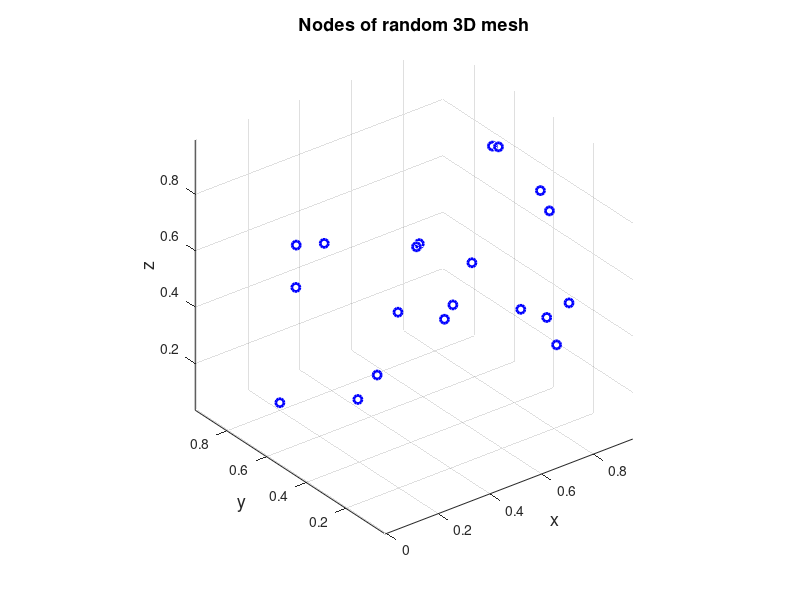

Here is the MATLAB script that generated this plot: (Note: this script raises an error after producing the figure.)
%% Mesh verification of a random 3-dimensional point set

%% Initial data
% Set the random number generator.
rng(1);
%% 
% Set the points defining the region to be meshed.
points=rand(20,3);
%%
% Plot the points defining the region to be meshed.
figure('Name','Nodes of random 3D mesh','NumberTitle','off')
scatter3(points(:,1),points(:,2),points(:,3),...
    'marker','o','MarkerEdgeColor',[0 0 1],'LineWidth',2)
xlabel('x','FontSize',13);
ylabel('y','FontSize',13);
zlabel('z','FontSize',13);
title('Nodes of random 3D mesh','FontSize',13)
axis equal

%% Processing
% Find the Delaunay triangulation of the point set using the new convex
% hull algorithm.
T1=delaunay_nd(points);
%%
% Find the Delaunay triangulation of the point set using the algorithm
% provided by MATLAB.
T2=delaunayn(points);
%% Verification
% *Error check 1: mesh sizes*
%%
% Find the number of elements of the mesh calculated using the new convex
% hull algorithm.
helements=size(T1,1);
%%
% Find the number of elements of the mesh calculated using the algorithm
% provided by MATLAB
celements=size(T2,1);
%%
% Check if the number of elements of the two meshes is the same. If this is
% not the case, throw an error.
if celements~=helements
    error('The number of elements does not match the true solution.');
end
%%
% *Error check 2: duplicate elements*
%%
% $d$ is the dimension of the problem.
d=size(points,2);
%%
% Loop over all elements in pairs, such that each element pair contains two
% different elements. For each pair, the elements of which are defined by
% $d+1$ points each, check if the two elements contain $d+1$ common points.
% If so, this means that the two elements are defined by the same points,
% therefore the two elements of the pair are identical. There must not be
% any duplicate elements, so if a pair is found having two identical
% elements, throw an error.
for i=1:helements
    for j=i+1:helements
        if nnz(ismember(T1(i,:),T1(j,:)))==d+1
            error('Duplicate element.')
        end
    end
end
%%
% *Error check 3: true solution*
%%
% For each element ($i$) of the mesh calculated by the new algorithm, loop
% over all elements ($j$) of the mesh calculated by the algorithm provided
% by MATLAB, and check if the points defining element $i$ and the points
% defining element $i$ are common. This must happen exactly one time, since
% the faces defining the two meshes are unique according to the above check
% 2, and their number is the same according to the above check 1, namely
% the $count$ parameter can take the values $0$ or $1$. If no $j$ th
% element identical to $i$ th element is encountered, then the $count$
% parameter will remain $0$, otherwise it will be set equal to $1$. If the
% $count$ parameter remains equal to $0$, throw an error.
for i=1:helements
    element1=T1(i,:);
    count=0;
    for j=1:celements
        element2=T2(j,:);
        if nnz(ismember(element1,element2))==d+1
            count=1;
        end
    end
    if ~count
        error(['Element(' num2str(i) ') = [' num2str(element1) '] is not in the true solution.'])
    end
end
%% Plots
% Plot the mesh of the point set calculated with the new algorithm.
figure('Name','Random 3D mesh','NumberTitle','off')
tetramesh(T1,points,'FaceColor',[1 0.5 0],...
    'EdgeColor',[0 0 1],'FaceAlpha',0.3);
xlabel('x','FontSize',13);
ylabel('y','FontSize',13);
zlabel('z','FontSize',13);
title('Random 3D mesh','FontSize',13)
%%
% Plot the mesh of the point set calculated with the algorithm provided
% by MATLAB.
figure('Name','Random 3D mesh','NumberTitle','off')
tetramesh(T2,points,'FaceColor',[1 0.5 0],...
    'EdgeColor',[0 0 1],'FaceAlpha',0.3);
xlabel('x','FontSize',13);
ylabel('y','FontSize',13);
zlabel('z','FontSize',13);
title('Random 3D mesh','FontSize',13)

%% Contact author
%
%  (c) 2024 by George Papazafeiropoulos
%  First Lieutenant, Infrastructure Engineer, Hellenic Air Force
%  Civil Engineer, M.Sc., Ph.D. candidate, NTUA
%
% Email: gpapazafeiropoulos@yahoo.gr
%
% Website: http://users.ntua.gr/gpapazaf/
%


